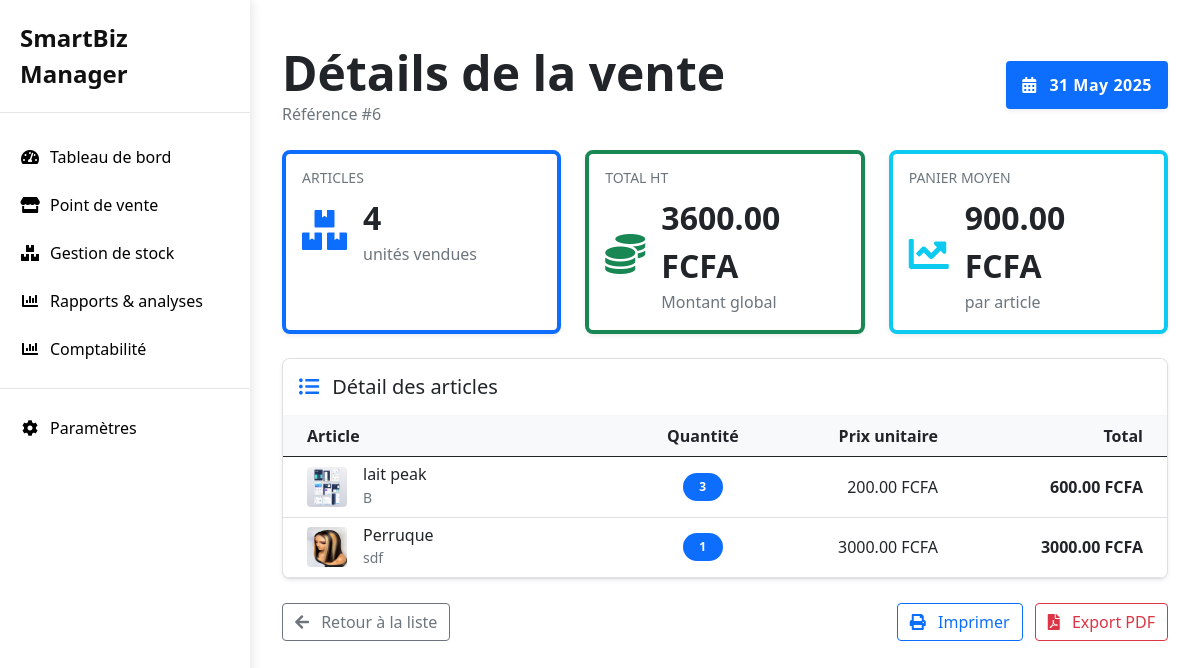
/vente/6/, run on the app's committed database.
### SmartBiz_Manager/models.py (models this page shows, shortened)
class Vente(models.Model):
    articles = models.ManyToManyField(Article, related_name='ventes')
    nombreArticles = models.PositiveIntegerField()
    prixTotal = models.DecimalField(max_digits=10, decimal_places=2)
    date = models.DateField(auto_now=True)

class LigneCommande(models.Model):
    vente = models.ForeignKey(Vente, related_name='lignes_commande', on_delete=models.CASCADE)
    article = models.ForeignKey(Article, on_delete=models.PROTECT)
    quantite = models.PositiveIntegerField()
    prix_unitaire = models.DecimalField(max_digits=10, decimal_places=2)
    @property
    def total_ligne(self):
        return self.quantite * self.prix_unitaire
    class Meta:
        verbose_name = "Ligne de commande"
        verbose_name_plural = "Lignes de commande"

class Article(models.Model):
    image = models.ImageField(upload_to='articles/', blank=True, null=True)
    nom = models.CharField(max_length=100)
    description = models.TextField()
    prix_unitaire = models.DecimalField(max_digits=10, decimal_places=2)
    quantite_stock = models.IntegerField()
    categorie = models.CharField(max_length=50)
    date_creation = models.DateTimeField(auto_now_add=True)
    date_modification = models.DateTimeField(auto_now=True)
    class Meta:
        verbose_name = "Article"
        verbose_name_plural = "Articles"

### SmartBiz_Manager/views.py (the view)
# urls.py: path('vente/<int:vente_id>/', views.detail_vente, name='detail_vente'),
def detail_vente(request, vente_id):
    vente = get_object_or_404(Vente, pk=vente_id)
    lignes = vente.lignes_commande.all().select_related('article')
    context = {
        'vente': vente,
        'lignes': lignes,
        'total': sum(ligne.total_ligne for ligne in lignes)
    }
    return render(request, 'gestion_vente/detail_vente.html', context)

### SmartBiz_Manager/templates/gestion_vente/detail_vente.html (shortened to what this page needs)
{% extends 'base.html' %}
{% block content %}
<div class="container-fluid py-4">
    <div class="d-flex justify-content-between align-items-center mb-4">
        <div>
            <h1 class="display-5 fw-bold text-dark mb-0">Détails de la vente</h1>
            <p class="text-muted mb-0">Référence #{{ vente.id }}</p>
        </div>
        <div class="badge bg-primary text-white fs-6 p-3 shadow-sm">
            <i class="fas fa-calendar-alt me-2"></i>
            {{ vente.date|date:"d F Y"|title }}
        </div>
    </div>
    <div class="row mb-4">
        <div class="col-md-4">
            <div class="card border-start border-primary border-4 shadow-sm h-100">
                <div class="card-body">
                    <h5 class="card-title text-muted text-uppercase small">Articles</h5>
                    <div class="d-flex align-items-center">
                        <i class="fas fa-boxes text-primary fs-1 me-3"></i>
                        <div>
                            <p class="mb-0 fs-2 fw-bold">{{ vente.nombreArticles }}</p>
                            <p class="text-muted mb-0">unités vendues</p>
                        </div>
                    </div>
                </div>
            </div>
        </div>
        <div class="col-md-4">
            <div class="card border-start border-success border-4 shadow-sm h-100">
                <div class="card-body">
                    <h5 class="card-title text-muted text-uppercase small">Total HT</h5>
                    <div class="d-flex align-items-center">
                        <i class="fas fa-coins text-success fs-1 me-3"></i>
                        <div>
                            <p class="mb-0 fs-2 fw-bold">{{ vente.prixTotal|floatformat:2 }} FCFA</p>
                            <p class="text-muted mb-0">Montant global</p>
                        </div>
                    </div>
                </div>
            </div>
        </div>
        <div class="col-md-4">
            <div class="card border-start border-info border-4 shadow-sm h-100">
                <div class="card-body">
                    <h5 class="card-title text-muted text-uppercase small">Panier moyen</h5>
                    <div class="d-flex align-items-center">
                        <i class="fas fa-chart-line text-info fs-1 me-3"></i>
                        <div>
                            <p class="mb-0 fs-2 fw-bold">
                                {% widthratio vente.prixTotal vente.nombreArticles 1 as panier_moyen %}
                                {{ panier_moyen|floatformat:2 }} FCFA
                            </p>
                            <p class="text-muted mb-0">par article</p>
                        </div>
                    </div>
                </div>
            </div>
        </div>
    </div>
    <div class="card shadow-sm mb-4">
        <div class="card-header bg-white py-3">
            <h5 class="mb-0">
                <i class="fas fa-list-ul text-primary me-2"></i>
                Détail des articles
            </h5>
        </div>
        <div class="card-body p-0">
            <div class="table-responsive">
                <table class="table table-hover align-middle mb-0">
                    <thead class="bg-light">
                        <tr>
                            <th class="ps-4" style="width: 40%;">Article</th>
                            <th class="text-center" style="width: 15%;">Quantité</th>
                            <th class="text-end" style="width: 20%;">Prix unitaire</th>
                            <th class="text-end pe-4" style="width: 25%;">Total</th>
                        </tr>
                    </thead>
                    <tbody>
                        {% for ligne in lignes %}
                        <tr class="position-relative">
                            <td class="ps-4">
                                <div class="d-flex align-items-center">
                                    {% if ligne.article.image %}
                                    <img src="{{ ligne.article.image.url }}"
                                         alt="{{ ligne.article.nom }}"
                                         class="rounded me-3"
                                         width="40"
                                         height="40">
                                    {% else %}
                                    <div class="rounded bg-secondary text-white d-flex align-items-center justify-content-center me-3"
                                         style="width: 40px; height: 40px;">
                                        <i class="fas fa-box-open"></i>
                                    </div>
                                    {% endif %}
                                    <div>
                                        <h6 class="mb-0">{{ ligne.article.nom }}</h6>
                                        <small class="text-muted">{{ ligne.article.categorie }}</small>
                                    </div>
                                </div>
                            </td>
                            <td class="text-center">
                                <span class="badge bg-primary rounded-pill px-3 py-2">
                                    {{ ligne.quantite }}
                                </span>
                            </td>
                            <td class="text-end">
                                {{ ligne.prix_unitaire|floatformat:2 }} FCFA
                            </td>
                            <td class="text-end pe-4 fw-bold">
                                {{ ligne.total_ligne|floatformat:2 }} FCFA
                            </td>
                        </tr>
                        {% endfor %}
                    </tbody>
                </table>
            </div>
        </div>
    </div>
    <div class="d-flex justify-content-between align-items-center">
        <a href="{% url 'ventes' %}" class="btn btn-outline-secondary">
            <i class="fas fa-arrow-left me-2"></i> Retour à la liste
        </a>
        <div>
            <a href="#" class="btn btn-outline-primary me-2">
                <i class="fas fa-print me-2"></i> Imprimer
            </a>
            <a href="#" class="btn btn-outline-danger">
                <i class="fas fa-file-pdf me-2"></i> Export PDF
            </a>
        </div>
    </div>
</div>
{% endblock %}

### SmartBiz_Manager/templates/gestion_vente/detail_vente.html (style rules this page uses)
.card { border-radius: 0.5rem; overflow: hidden; }
.card-header { border-bottom: 1px solid rgba(0, 0, 0, 0.03); }
.badge.bg-primary { letter-spacing: 0.5px; }
.border-start { border-left-width: 4px !important; }

### data on the page
Vente: id "6", date "31 May 2025", nombreArticles "4", prixTotal "3600.00"
LigneCommande: article.image (picture), article.nom "lait peak", article.categorie "B", quantite "3", prix_unitaire "200.00", total_ligne "600.00"
LigneCommande: article.image (picture), article.nom "Perruque", article.categorie "sdf", quantite "1", prix_unitaire "3000.00", total_ligne "3000.00"

### other printed values
{{ panier_moyen|floatformat:2 }} "900.00"
